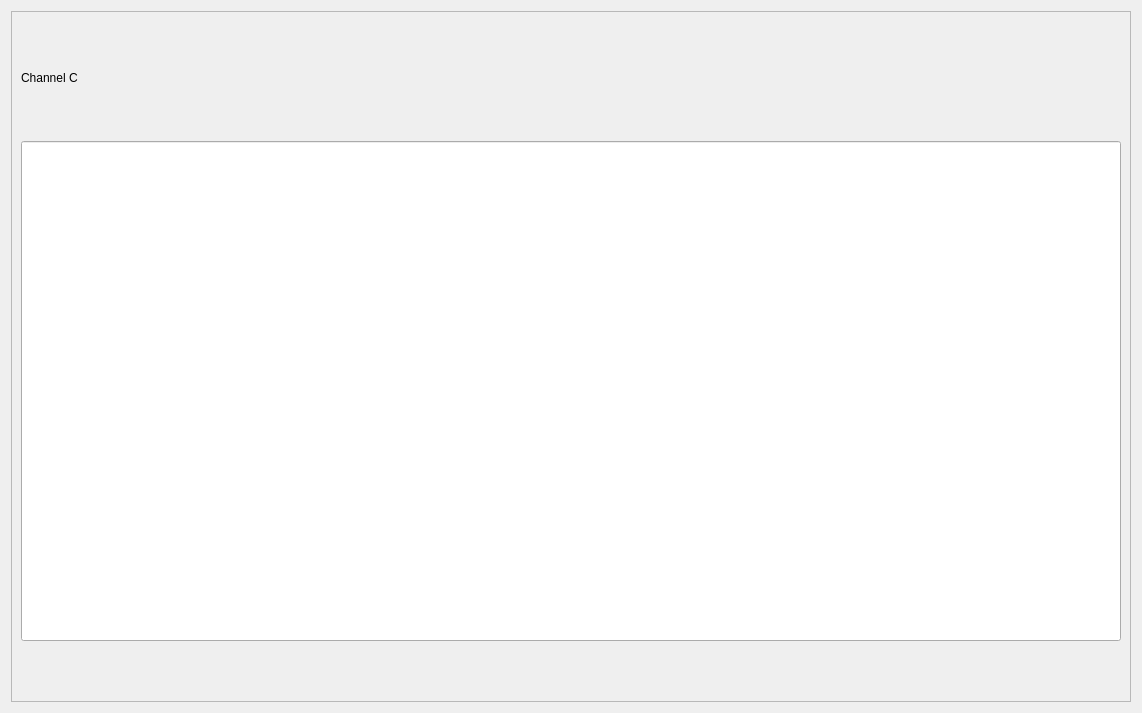
<?xml version="1.0" encoding="UTF-8"?>
<ui version="4.0">
 <class>Form</class>
 <widget class="QWidget" name="Form">
  <property name="geometry">
   <rect>
    <x>0</x>
    <y>0</y>
    <width>1138</width>
    <height>713</height>
   </rect>
  </property>
  <property name="windowTitle">
   <string>Form</string>
  </property>
  <layout class="QHBoxLayout" name="horizontalLayout">
   <item>
    <widget class="QFrame" name="frame">
     <property name="frameShape">
      <enum>QFrame::StyledPanel</enum>
     </property>
     <property name="frameShadow">
      <enum>QFrame::Raised</enum>
     </property>
     <layout class="QVBoxLayout" name="verticalLayout">
      <item>
       <widget class="QLabel" name="label">
        <property name="sizePolicy">
         <sizepolicy hsizetype="Minimum" vsizetype="Maximum">
          <horstretch>0</horstretch>
          <verstretch>0</verstretch>
         </sizepolicy>
        </property>
        <property name="styleSheet">
         <string notr="true">font: 50pt &quot;MS Shell Dlg 2&quot;;</string>
        </property>
        <property name="text">
         <string>Channel C</string>
        </property>
       </widget>
      </item>
      <item>
       <widget class="QLineEdit" name="chCLineEdit">
        <property name="sizePolicy">
         <sizepolicy hsizetype="Maximum" vsizetype="Maximum">
          <horstretch>0</horstretch>
          <verstretch>0</verstretch>
         </sizepolicy>
        </property>
        <property name="minimumSize">
         <size>
          <width>1100</width>
          <height>500</height>
         </size>
        </property>
        <property name="styleSheet">
         <string notr="true">font: 250pt &quot;MS Shell Dlg 2&quot;;</string>
        </property>
        <property name="text">
         <string/>
        </property>
        <property name="readOnly">
         <bool>true</bool>
        </property>
       </widget>
      </item>
     </layout>
    </widget>
   </item>
  </layout>
 </widget>
 <resources/>
 <connections/>
</ui>
